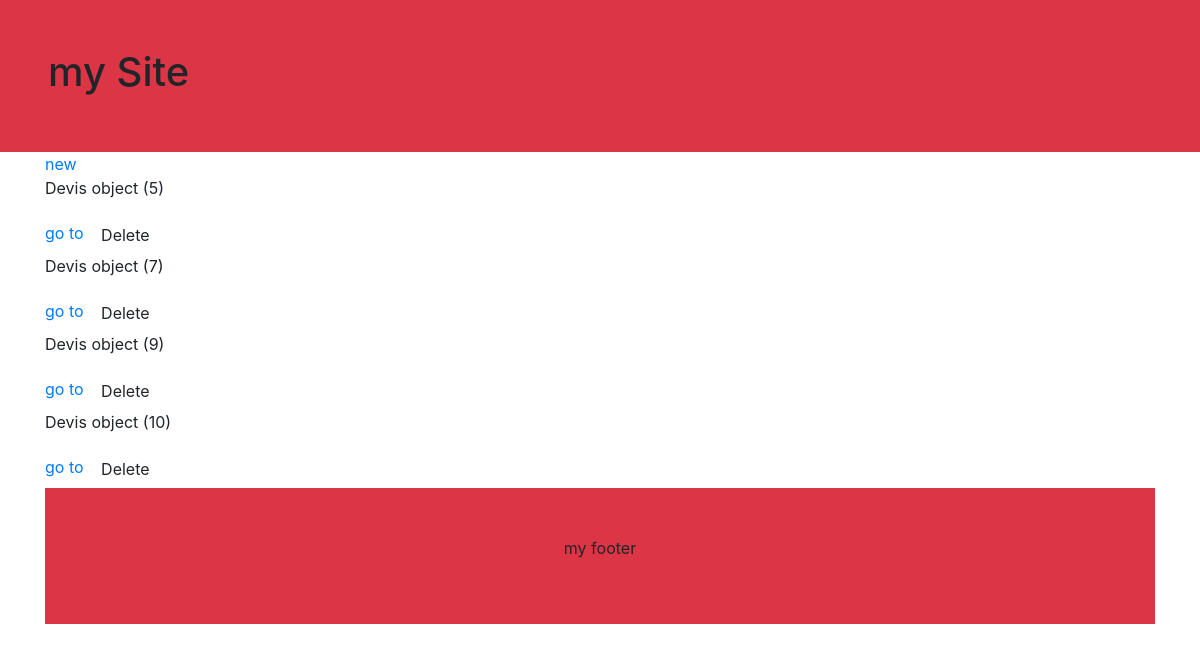
Screenshot of /devis/ with the database file from the repository.
### devis/models.py (models this page shows, shortened)
class Devis(models.Model):
    client = models.ForeignKey(Client,null = True, blank = True, on_delete = models.CASCADE)

### devis/views.py (the view)
# urls.py: path('devis/', DevisListView.as_view(), name='devis-list'),
class DevisListView(ListView):
    model = Devis

### devis/templates/devis/devis_list.html (shortened to what this page needs)
{%extends 'base.html'%}
{% block content%}
<div class="container">
    <div class="row">
        <div class="col-12">
            <div>
                <a href="{% url 'devis-create' %}">new</a>
            </div>
            {% for devis in object_list %}
            <p>{{ devis }}</p>
            <div>
                <a href="{% url 'devis-detail' devis.id %}"> go to</a>
                <button class="btn" data-toggle="modal" data-target="#fm-modal-grid{{devis.id}}">Delete</button>
            {% endfor %}
        </div>
        {%endblock%}

### rows the page displays
Devis: id "Devis object (5)"
Devis: id "Devis object (7)"
Devis: id "Devis object (9)"
Devis: id "Devis object (10)"
